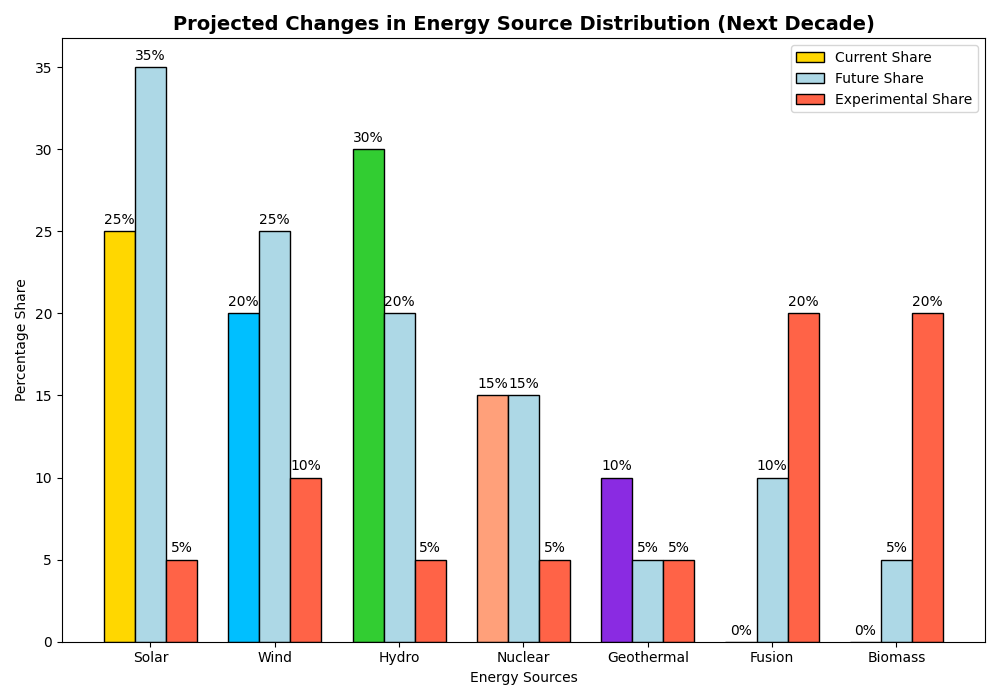

The Python source for this figure:
import matplotlib.pyplot as plt
import numpy as np

# Updated data including experimental sources
energy_sources = ['Solar', 'Wind', 'Hydro', 'Nuclear', 'Geothermal', 'Fusion', 'Biomass']
current_share = [25, 20, 30, 15, 10, 0, 0]
future_share = [35, 25, 20, 15, 5, 10, 5]
experimental_share = [5, 10, 5, 5, 5, 20, 20]

colors = ['#FFD700', '#00BFFF', '#32CD32', '#FFA07A', '#8A2BE2', '#FF4500', '#7FFF00']

fig, ax = plt.subplots(figsize=(10, 7))
bar_width = 0.25
index = np.arange(len(energy_sources))

rects1 = ax.bar(index, current_share, bar_width, color=colors, label='Current Share', edgecolor='black')
rects2 = ax.bar(index + bar_width, future_share, bar_width, color='#ADD8E6', label='Future Share', edgecolor='black')
rects3 = ax.bar(index + 2 * bar_width, experimental_share, bar_width, color='#FF6347', label='Experimental Share', edgecolor='black')

ax.set_title('Projected Changes in Energy Source Distribution (Next Decade)', fontsize=14, fontweight='bold')
ax.set_xlabel('Energy Sources')
ax.set_ylabel('Percentage Share')
ax.set_xticks(index + bar_width)
ax.set_xticklabels(energy_sources)
ax.legend()

# Adding values on top of the bars
def add_value_labels(ax, rects):
    for rect in rects:
        height = rect.get_height()
        ax.annotate(f'{height}%', 
                    xy=(rect.get_x() + rect.get_width() / 2, height),
                    xytext=(0, 3), 
                    textcoords="offset points",
                    ha='center', va='bottom')

add_value_labels(ax, rects1)
add_value_labels(ax, rects2)
add_value_labels(ax, rects3)

plt.tight_layout()
plt.show()
